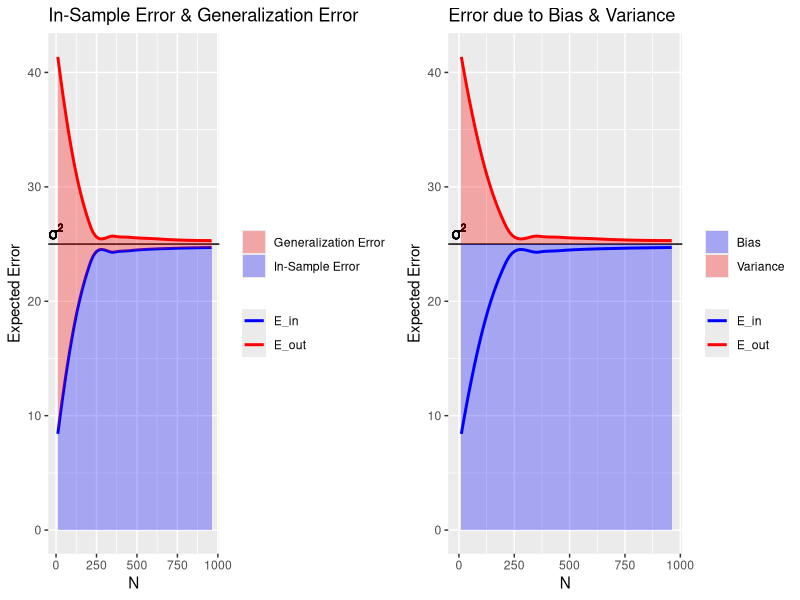

This chart was generated by the following R code:
############### NOTES ###############
#
# All learning problems involve an approximation-generalization tradeoff in that models with more complex hypothesis 
# sets have a better chance of approximating their target functions while models with less complex hypothesis sets
# have a better chance of generalizing out of sample. One method of quantifying this tradeoff is VC analysis which
# imposes the following bound on out-of-sample error:
#
# With probability >= 1 - delta, (delta is the right-hand side of the Hoeffding inequality)
#
# E_out <= E_in + omega
#
# where omega = sqrt((8/N)ln(4*m_H(2N)/delta)), N = sample size, 
# m_H(N) = growth function = SIGMA(i = 0, d_VC)Choose(N, i), and d_VC = VC Dimension = the largest number of points a
# hypothesis set can shatter, or the largest value of N for which m_H(N) = 2^N.  
#
# The number of parameters in a model constitute analog degrees of freedom; d_VC translates these into
# binary degrees of freedom for the context of producing dichotomies instead of continuous values. These quantities are
# abstract measures of the expressiveness of a model.  Note that d_VC measures the EFFECTIVE number of parameters.
# A rule of thumb is that a sample size >= 10*d_VC should be used in order to ensure that Hoeffding's inequality
# produces meaningful bounds.
#
# Another way of quantifying the tradeoff is bias-variance analysis.  It applies to real-valued targets and 
# decomposes E_out as follows:
#
# The expected value of of E_out with respect to all possible data sets of size N, D, is the sum of the model's bias 
# and variance; Expectation_D[E_out] = bias + variance.  Bias is a measure of the best approximation error that the
# model can achieve; it does not depend on D and is determined by the variance of the noise (note the distinction 
# between this variance and the variance of the model's performance, which is the subject of bias-variance analysis).
# The variance of the model's performance is a measure of how much the model's approximation varies from it's best
# performance; this measure does depend on D.  In order to optimize the bias-variance tradeoff, one should always
# match the model complexity to the data resources, NOT the target complexity.  
#
############### EXPERIMENT ###############
#
# Learning curves illustrate how in-sample and out-of-sample error vary with the size of the data set, N.  Their plots
# indicate how well E_in generalizes to E_out across a range of N and, thus, can reveal local optima with respect to
# values of N producing hypotheses with strong out-of-sample performance.  
#
# This simulation implements linear regression and uses it to approximate a specified real-valued target across various
# datasets, D, across various values of N.  E_in and E_out are measured during each run in order to aggregate the
# results and use them to construct learning curves.  Each run generates a dataset D with dimension specified in 
# the parameters to the simulation function.  Excluding the threshold value, each vector x in X is made up of 
# uniformly distributed real-numbered values between 0 and a specified maximum.  The response value for each vector
# is produced by applying the target function to the X and then adding noise in the form of normally distributed
# values with a mean of 0 and a specified standard deviation.  Linear regression is then applied to this data in order
# to produce a final hypothesis and the results of the hypothesis are compared to the response using ordinary least
# squares in order caculate E_in.  In order to calculate E_out, the same X values are used and the response values are
# produced again using fresh noise; this allows this data set to play the role of an out-of-sample data set.  
#
# The learning curves are plotted twice but with different shadings; one emphasizing in-sample error and generalization
# error and the other emphasizing error due to model bias and variance.  

## Function for generating data
data.generate <- function(n = 100, xdim = 2, xmax = 100) {
  X <- cbind(1, matrix(NA, n, xdim))
  names <- character(xdim + 1)
  names[1] <- 'x0'
  if(xdim == 0) {
    colnames(X) <- names
    return(X[,1])
  }
  for(i in 2:(xdim + 1)) {
    X[, i] <- runif(n, 0, xmax)
    names[i] <- paste('x', i - 1, sep = '')
  }
  colnames(X) <- names
  X
}

## Plots learning curves from the average values of E_in and E_out from a specified number of trials
## Uses linear regression to approximate the target function specified by w_target across specified values of N
## The dimensionality (and degrees of freedom) of the data can be specified using the xdim parameter
## The upper threshold for x values in the data set can be specified using the xmax parameter
## Model bias can be specified by setting the standard deviation of the noise using the noisiness parameter
learningCurves.simulate <- function(numTrials = 1000, noisiness = 5, xdim = 10, w_target = runif(xdim + 1, 0, 10), N_max = 1000, N_step = 50, xmax = 100) {
  N <- seq(xdim+1, N_max, N_step) # Initialize vector of sample sizes to test; start at d_VC = d + 1
  e_in <- numeric(length(N))      
  e_out <- numeric(length(N))
  for(i in 1:numTrials) {
    for(i in 1:length(N)) {
      X <- data.generate(n = N[i], xdim = xdim, xmax = xmax)                    # generate a data set
      y_in <- as.vector(X%*%w_target) + rnorm(N[i], mean = 0, sd = noisiness)   # apply the target function and add normally distributed noise to generate the target response values
      w <- solve(t(X)%*%X)%*%t(X)%*%y_in                # use linear regression to determine the final hypothesis
      y_model <- as.vector(X%*%w)                       # apply the hypothesis to the data to produce in-sample approximations
      e_in[i] <- e_in[i] + mean((y_model - y_in)^2)     # use OLS to calculate e_in and aggregate it for averaging later
      y_out <- as.vector(X%*%w_target) + rnorm(N[i], mean = 0, sd = noisiness)  # produce out-of-sample approximations using the same data set and fresh noise 
      e_out[i] <- e_out[i] + mean((y_model - y_out)^2)  # use OLS to calculate e_out and aggregate it for averaging later
    }
  }

  library(ggplot2)
  library(gridExtra)
  
  # take the vectorized average of the error measure by sample size vectors by dividing by the number of trials
  # create a data frame containing the resulting vectors, the corresponding vector of N values, and bias and label values for use with ggplot2
  e <- data.frame(N, e_in = e_in/numTrials, e_out = e_out/numTrials, bias = noisiness^2, label = 'sigma^2')  

  base <- ggplot(e) + stat_smooth(aes(x = N, y = e_in, colour = 'E_in'), method = 'loess', se = FALSE) +
  stat_smooth(aes(x = N, y = e_out, colour = 'E_out'), method = 'loess', se = FALSE)
  
  gg1 <- ggplot_build(base) # build ggplot object in order to extract the y-values of the loess lines
  
  # construct a new data frame containing the y-values of the loess lines
  # this step is necessary for proper shading because loess uses best-fit methods to caculate y-values for the lines
  e2 <- data.frame(x = gg1$data[[1]]$x, ymin = gg1$data[[1]]$y, ymax = gg1$data[[2]]$y, bias = noisiness^2)

  plot1 <- base + geom_abline(intercept = noisiness^2, slope = 0) + geom_text(aes(0, bias, label = label, vjust = -0.3, hjust = 0.5), parse = TRUE) +
  geom_ribbon(data = e2, aes(x = x, ymin = ymin, ymax = ymax, fill = 'Generalization Error'), alpha = 0.3) +
  geom_ribbon(data = e2, aes(x = x, ymin = 0, ymax = ymin, fill = 'In-Sample Error'), alpha = 0.3) +
  scale_fill_manual(values = c('red', 'blue')) + theme(legend.title = element_blank()) + 
  scale_color_manual(values = c('blue', 'red')) + ylab('Expected Error') + ggtitle('In-Sample Error & Generalization Error')
  
  plot2 <- base + geom_abline(intercept = noisiness^2, slope = 0) + geom_text(aes(0, bias, label = label, vjust = -0.3, hjust = 0.5), parse = TRUE) +
    geom_ribbon(data = e2, aes(x = x, ymin = bias, ymax = ymax, fill = 'Variance'), alpha = 0.3) +
    geom_ribbon(data = e2, aes(x = x, ymin = 0, ymax = bias, fill = 'Bias'), alpha = 0.3) +
    scale_fill_manual(values = c('blue', 'red')) + theme(legend.title = element_blank()) +
    scale_color_manual(values = c('blue', 'red')) + ylab('Expected Error') + ggtitle('Error due to Bias & Variance')
  
  grid.arrange(plot1, plot2, ncol=2)
}

set.seed(10111)
learningCurves.simulate()
